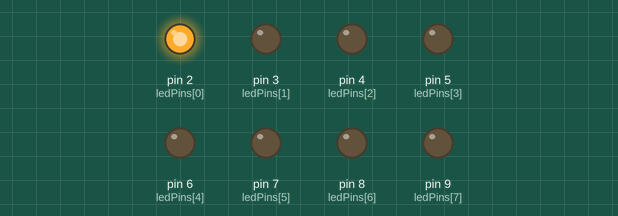
This sketch was run on a simulated Arduino Uno, built with avr-gcc and run on an emulated ATmega328P. Parts: output pins drawn as LEDs (lit = HIGH).

Above: at 0.05 s.
At 0.55 s:
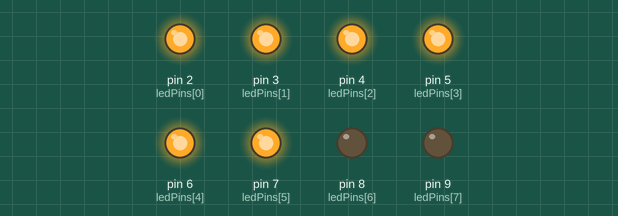
At 0.85 s:
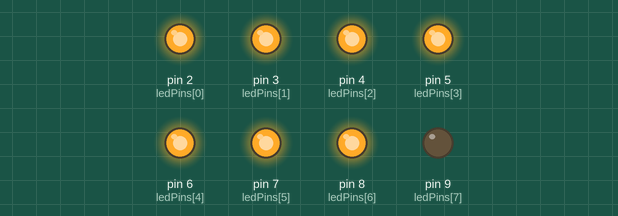
At 1.75 s:
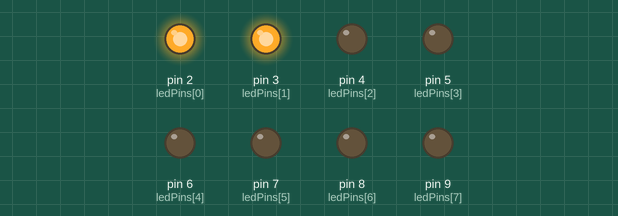
At 2.65 s:
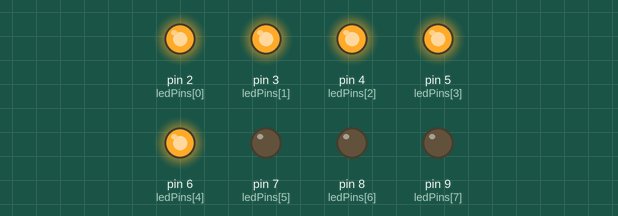
At 3.55 s:
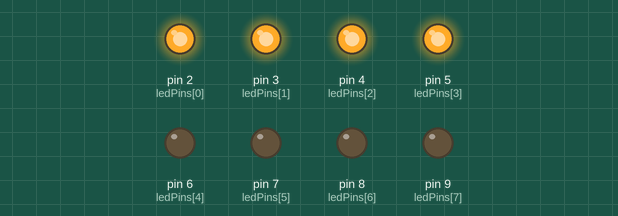
Timing chart, 0 to 3.9 s (numbered marks = the images above):
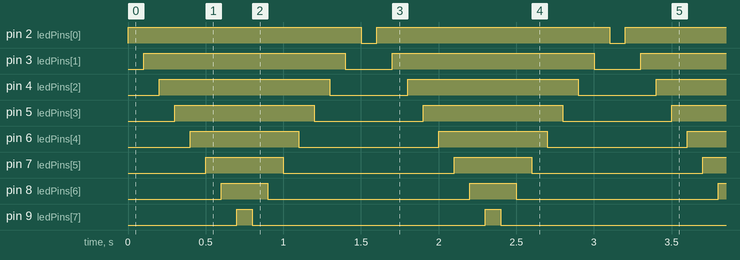

The sketch:

sketch_circ_02.ino
```cpp
int ledPins[] = {2,3,4,5,6,7,8,9};
int ledCount = 8;

void setup() {
  for (int i = 0; i < ledCount; i++)
    pinMode(ledPins[i], OUTPUT);
}

void loop() {
  oneAfterAnotherNoLoop();
}

void oneAfterAnotherNoLoop() {
  int delayTime = 100;
  // turn on each LED
  for (int i = 0; i < ledCount; i++) {
    digitalWrite(ledPins[i], HIGH);
    delay(delayTime);
  }

  // turn off each LED
  for (int i = ledCount-1; i >=0; i--) {
    digitalWrite(ledPins[i], LOW);
    delay(delayTime);
  }
}
```

Measured:
- by itself, pin 2 (ledPins[0]): alternates HIGH for 1.5 s and LOW for 0.10 s
- by itself, pin 3 (ledPins[1]): alternates HIGH for 1.3 s and LOW for 0.30 s
- by itself, pin 4 (ledPins[2]): alternates HIGH for 1.1 s and LOW for 0.50 s
- by itself, pin 5 (ledPins[3]): alternates HIGH for 0.90 s and LOW for 0.70 s
- by itself, pin 6 (ledPins[4]): alternates HIGH for 0.70 s and LOW for 0.90 s
- by itself, pin 7 (ledPins[5]): alternates HIGH for 0.50 s and LOW for 1.1 s
- by itself, pin 8 (ledPins[6]): alternates HIGH for 0.30 s and LOW for 1.3 s
- by itself, pin 9 (ledPins[7]): alternates HIGH for 0.10 s and LOW for 1.5 s
